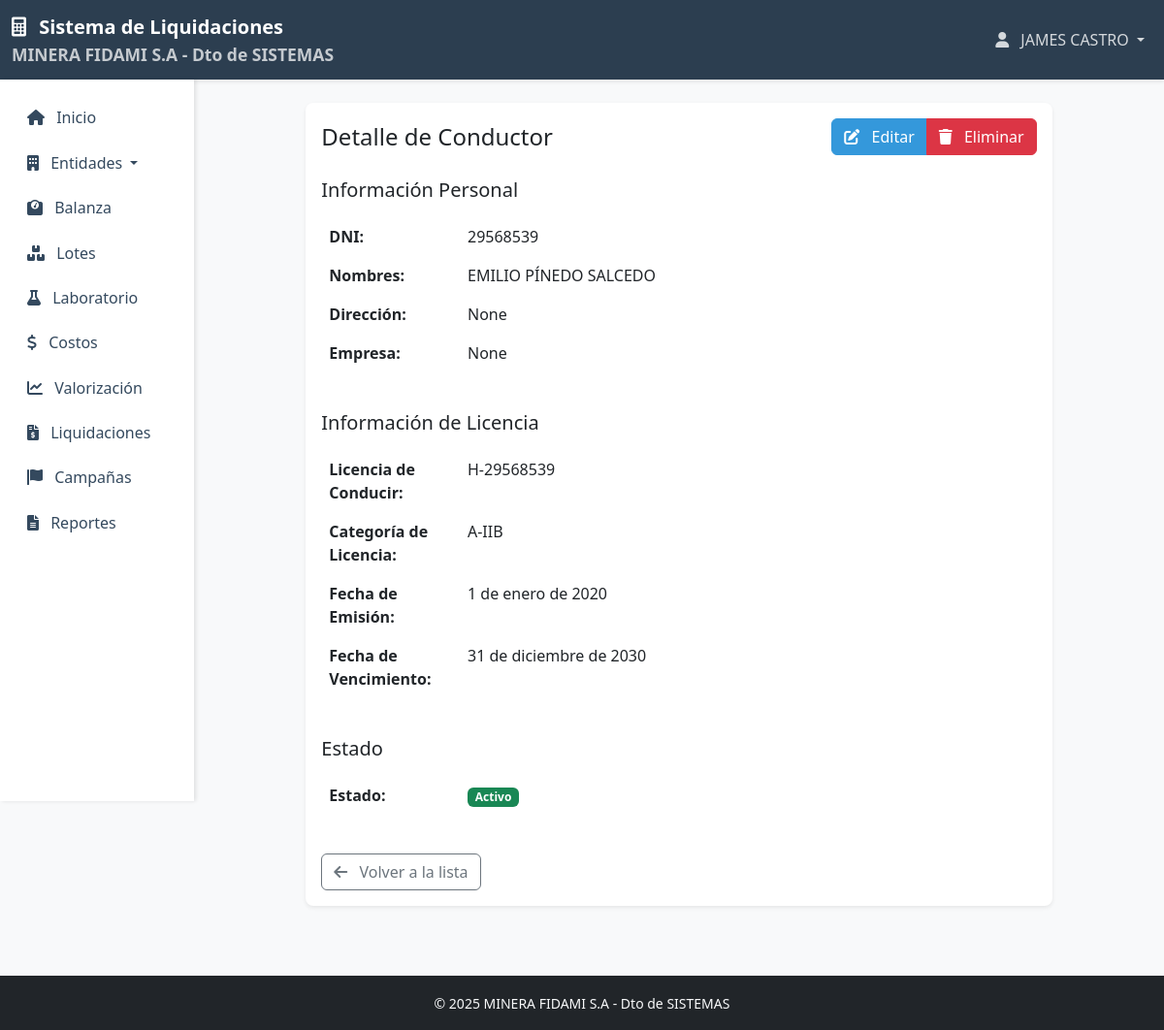
Screenshot of /entidades/conductores/3/ (signed in) with the database file from the repository.
### usuarios/models.py (models this page shows, shortened)
class Usuario(AbstractUser):
    ROLES = (
        ('planta', 'Planta'),
        ('laboratorio', 'Laboratorio'),
        ('comercial', 'Comercial'),
        ('administrador', 'Administrador'),
    )
    rol = models.CharField(max_length=20, choices=ROLES, default='planta')
    telefono = models.CharField(max_length=15, blank=True, null=True)
    direccion = models.TextField(blank=True, null=True)
    groups = models.ManyToManyField(
        'auth.Group',
        related_name='usuario_set',
        blank=True,
        help_text='The groups this user belongs to. A user will get all permissions granted to each of their groups.',
        verbose_name='groups',
    )
    user_permissions = models.ManyToManyField(
        'auth.Permission',
        related_name='usuario_set',
        blank=True,
        help_text='Specific permissions for this user.',
        verbose_name='user permissions',
    )
    class Meta:
        verbose_name = 'Usuario'
        verbose_name_plural = 'Usuarios'

### entidades/models.py (models this page shows, shortened)
class Conductor(models.Model):
    dni = models.CharField(max_length=8, unique=True)
    nombres = models.CharField(max_length=200)
    licencia_conducir = models.CharField(max_length=20)
    categoria_licencia = models.CharField(max_length=10, blank=True, null=True)
    fecha_emision_licencia = models.DateField(blank=True, null=True)
    fecha_vencimiento_licencia = models.DateField(blank=True, null=True)
    direccion = models.TextField(blank=True, null=True)
    empresa = models.CharField(max_length=200, blank=True, null=True)
    estado = models.BooleanField(default=True)
    fecha_creacion = models.DateTimeField(auto_now_add=True)
    fecha_actualizacion = models.DateTimeField(auto_now=True)
    class Meta:
        verbose_name = 'Conductor'
        verbose_name_plural = 'Conductores'

### entidades/views.py (the view)
# urls.py: path('conductores/<int:pk>/', views.conductor_detail, name='conductor_detail'),
@permission_required('entidades.view_conductor', raise_exception=True)
def conductor_detail(request, pk):
    conductor = get_object_or_404(Conductor, pk=pk)
    context = {
        'object': conductor,
    }
    return render(request, 'entidades/conductor_detail.html', context)

### templates/entidades/conductor_detail.html (shortened to what this page needs)
{% extends 'base.html' %}
{% block content %}
<div class="container-fluid py-4">
    <div class="row justify-content-center">
        <div class="col-md-10">
            <div class="card border-0 shadow-sm">
                <div class="card-body">
                    <div class="d-flex justify-content-between align-items-center mb-4">
                        <h4 class="card-title mb-0">Detalle de Conductor</h4>
                        <div class="btn-group">
                            <a href="{% url 'entidades:conductor_update' object.pk %}" class="btn btn-primary">
                                <i class="fas fa-edit me-2"></i>
                                Editar
                            </a>
                            <a href="{% url 'entidades:conductor_delete' object.pk %}" class="btn btn-danger">
                                <i class="fas fa-trash me-2"></i>
                                Eliminar
                            </a>
                        </div>
                    </div>
                    <div class="row">
                        <div class="col-md-6">
                            <h5 class="mb-3">Información Personal</h5>
                            <table class="table table-borderless">
                                <tr>
                                    <th style="width: 40%">DNI:</th>
                                    <td>{{ object.dni }}</td>
                                </tr>
                                <tr>
                                    <th>Nombres:</th>
                                    <td>{{ object.nombres }}</td>
                                </tr>
                                <tr>
                                    <th>Dirección:</th>
                                    <td>{{ object.direccion }}</td>
                                </tr>
                                <tr>
                                    <th>Empresa:</th>
                                    <td>{{ object.empresa }}</td>
                                </tr>
                            </table>
                        </div>
                    </div>
                    <div class="row mt-4">
                        <div class="col-md-6">
                            <h5 class="mb-3">Información de Licencia</h5>
                            <table class="table table-borderless">
                                <tr>
                                    <th style="width: 40%">Licencia de Conducir:</th>
                                    <td>{{ object.licencia_conducir }}</td>
                                </tr>
                                <tr>
                                    <th>Categoría de Licencia:</th>
                                    <td>{{ object.categoria_licencia }}</td>
                                </tr>
                                <tr>
                                    <th>Fecha de Emisión:</th>
                                    <td>{{ object.fecha_emision_licencia }}</td>
                                </tr>
                                <tr>
                                    <th>Fecha de Vencimiento:</th>
                                    <td>{{ object.fecha_vencimiento_licencia }}</td>
                                </tr>
                            </table>
                        </div>
                    </div>
                    <div class="row mt-4">
                        <div class="col-md-6">
                            <h5 class="mb-3">Estado</h5>
                            <table class="table table-borderless">
                                <tr>
                                    <th style="width: 40%">Estado:</th>
                                    <td>
                                        {% if object.estado %}
                                            <span class="badge bg-success">Activo</span>
                                        {% else %}
                                            <span class="badge bg-danger">Inactivo</span>
                                        {% endif %}
                                    </td>
                                </tr>
                            </table>
                        </div>
                    </div>
                    <div class="mt-4">
                        <a href="{% url 'entidades:conductor_list' %}" class="btn btn-outline-secondary">
                            <i class="fas fa-arrow-left me-2"></i>
                            Volver a la lista
                        </a>
                    </div>
                </div>
            </div>
        </div>
    </div>
</div>
{% endblock %}

### templates/base.html (shortened to what this page needs)
<!DOCTYPE html>
<html lang="es">
<head>
    <link href="https://cdn.jsdelivr.net/npm/bootstrap@5.3.0/dist/css/bootstrap.min.css" rel="stylesheet">
    <link href="https://cdnjs.cloudflare.com/ajax/libs/font-awesome/6.0.0/css/all.min.css" rel="stylesheet">
</head>
<body>
    <nav class="navbar navbar-expand-lg navbar-dark">
        <div class="container-fluid">
            <a class="navbar-brand" href="{% url 'home' %}">
                <i class="fas fa-calculator me-2"></i>
                Sistema de Liquidaciones
                <div class="small text-light opacity-75">MINERA FIDAMI S.A - Dto de SISTEMAS</div>
            </a>
            <div class="collapse navbar-collapse" id="navbarNav">
                <ul class="navbar-nav ms-auto mb-2 mb-lg-0">
                    {% if user.is_authenticated %}
                    <li class="nav-item dropdown d-none d-lg-block">
                        <a class="nav-link dropdown-toggle" href="#" id="userDropdownDesktop" role="button" data-bs-toggle="dropdown">
                            <i class="fas fa-user me-2"></i>
                            {{ user.get_full_name }}
                        </a>
                    </li>
                    {% else %}
                    <li class="nav-item">
                        <a class="nav-link" href="{% url 'login' %}">Iniciar Sesión</a>
                    </li>
                    {% endif %}
                </ul>
            </div>
        </div>
    </nav>
    <div class="container-fluid">
        <div class="row">
            {% if user.is_authenticated %}
            <div class="col-md-3 col-lg-2 d-md-block sidebar collapse">
                <div class="position-sticky">
                    <ul class="nav flex-column">
                        <li class="nav-item">
                            <a class="nav-link {% if request.resolver_match.url_name == 'home' %}active{% endif %}" href="{% url 'home' %}">
                                <i class="fas fa-home me-2"></i>
                                Inicio
                            </a>
                        </li>
                        <li class="nav-item dropdown">
                            <a class="nav-link dropdown-toggle" href="#" id="entidadesDropdown" role="button" data-bs-toggle="dropdown">
                                <i class="fas fa-building me-2"></i>
                                Entidades
                            </a>
                        </li>
                        <li class="nav-item">
                            <a class="nav-link" href="{% url 'balanza:balanza_list' %}">
                                <i class="fas fa-weight me-2"></i>
                                Balanza
                            </a>
                        </li>
                        <li class="nav-item">
                            <a class="nav-link" href="{% url 'lotes:lote_list' %}">
                                <i class="fas fa-boxes me-2"></i>
                                Lotes
                            </a>
                        </li>
                        <li class="nav-item">
                            <a class="nav-link" href="{% url 'laboratorio:ley_list' %}">
                                <i class="fas fa-flask me-2"></i>
                                Laboratorio
                            </a>
                        </li>
                        <li class="nav-item">
                            <a class="nav-link" href="{% url 'costos:costo_list' %}">
                                <i class="fas fa-dollar-sign me-2"></i>
                                Costos
                            </a>
                        </li>
                        <li class="nav-item">
                            <a class="nav-link" href="{% url 'valorizacion:valorizacion_list' %}">
                                <i class="fas fa-chart-line me-2"></i>
                                Valorización
                            </a>
                        </li>
                        <li class="nav-item">
                            <a class="nav-link" href="{% url 'liquidaciones:liquidacion_list' %}">
                                <i class="fas fa-file-invoice-dollar me-2"></i>
                                Liquidaciones
                            </a>
                        </li>
                        <li class="nav-item">
                            <a class="nav-link" href="{% url 'lotes:campana_list' %}">
                                <i class="fas fa-flag me-2"></i>
                                Campañas
                            </a>
                        </li>
                        <li class="nav-item">
                            <a class="nav-link" href="{% url 'reportes:reporte_list' %}">
                                <i class="fas fa-file-alt me-2"></i>
                                Reportes
                            </a>
                        </li>
                    </ul>
                </div>
            </div>
            {% endif %}
            <main class="{% if user.is_authenticated %}col-md-9 ms-sm-auto col-lg-10 px-md-4{% else %}col-12{% endif %}">
                {% block content %}{% endblock %}
            </main>
        </div>
    </div>
    <footer class="bg-dark text-light py-3 mt-5">
        <div class="container-fluid">
            <div class="row">
                <div class="col-12 text-center">
                    <small>&copy; 2025 MINERA FIDAMI S.A - Dto de SISTEMAS</small>
                </div>
            </div>
        </div>
    </footer>
</body>
</html>

### templates/base.html (style rules this page uses)
:root { --primary-color: #2c3e50; --secondary-color: #34495e; --accent-color: #3498db; }
body { font-family: 'Segoe UI', Tahoma, Geneva, Verdana, sans-serif; background-color: #f8f9fa; }
.navbar { background-color: var(--primary-color); box-shadow: 0 2px 4px rgba(0,0,0,0.1); }
.navbar-brand { color: white !important; font-weight: bold; }
.nav-link { color: rgba(255,255,255,0.8) !important; }
.sidebar { background-color: white; box-shadow: 2px 0 4px rgba(0,0,0,0.1); height: calc(100vh - 56px); position: fixed; padding-top: 1rem; }
.sidebar .nav-link { color: var(--secondary-color) !important; padding: 0.5rem 1rem; margin: 0.2rem 0; border-radius: 0.25rem; }
.card { border: none; box-shadow: 0 2px 4px rgba(0,0,0,0.1); border-radius: 0.5rem; }
.btn-primary { background-color: var(--accent-color); border-color: var(--accent-color); }

### rows the page displays
Usuario: get_full_name "JAMES CASTRO"
Conductor: dni "29568539", nombres "EMILIO PÍNEDO SALCEDO", direccion "None", empresa "None", licencia_conducir "H-29568539", categoria_licencia "A-IIB", fecha_emision_licencia "1 de enero de 2020", fecha_vencimiento_licencia "31 de diciembre de 2030"
